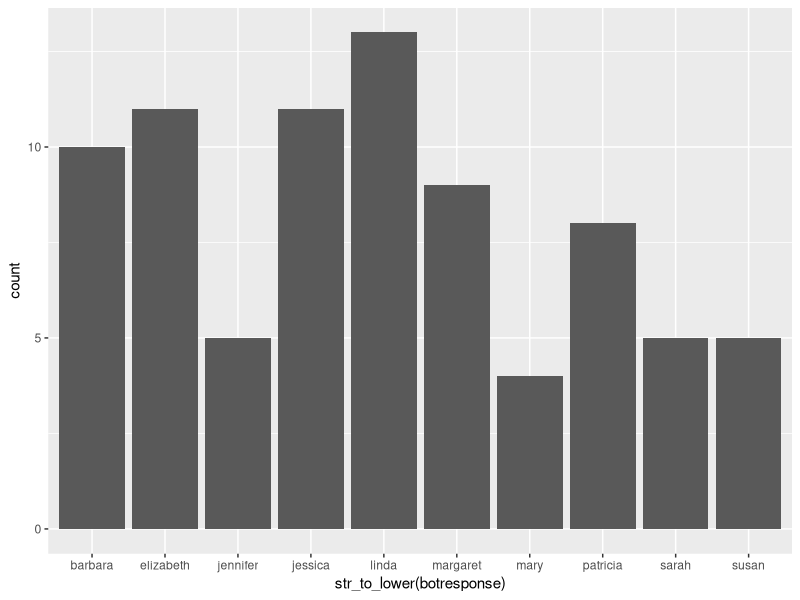
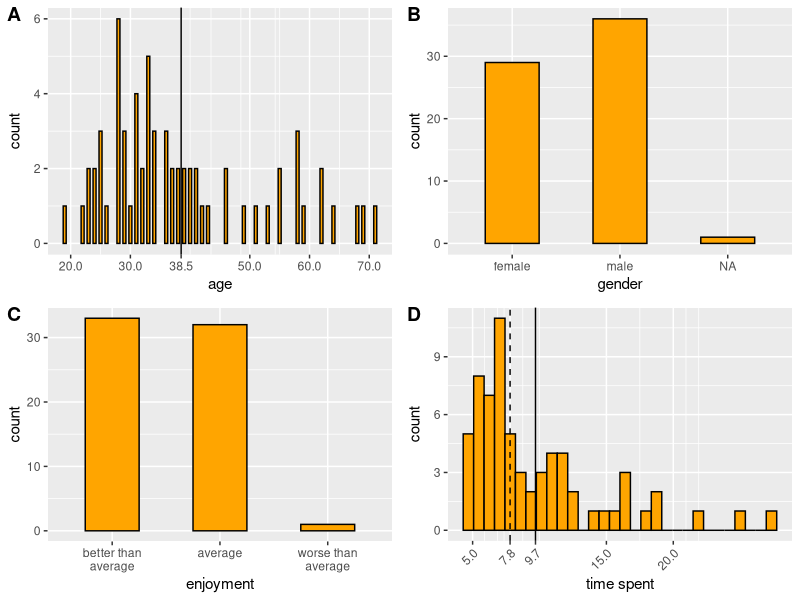
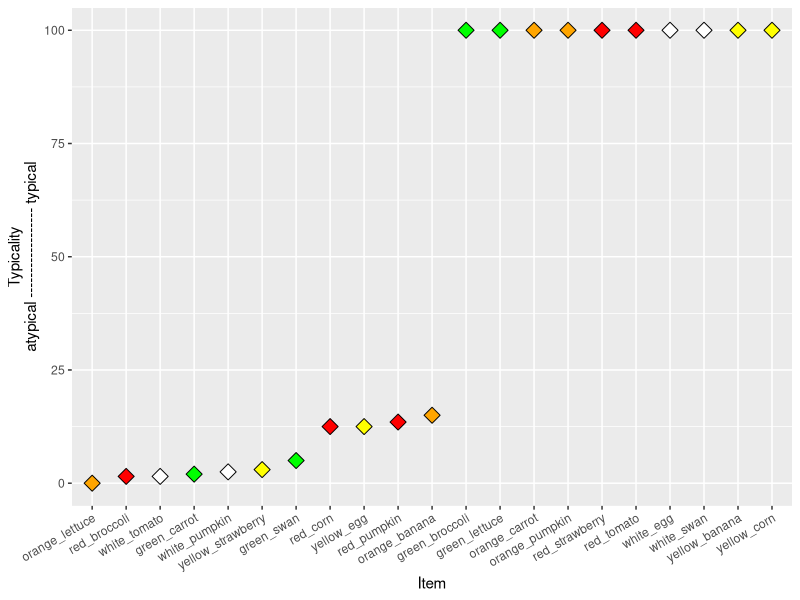
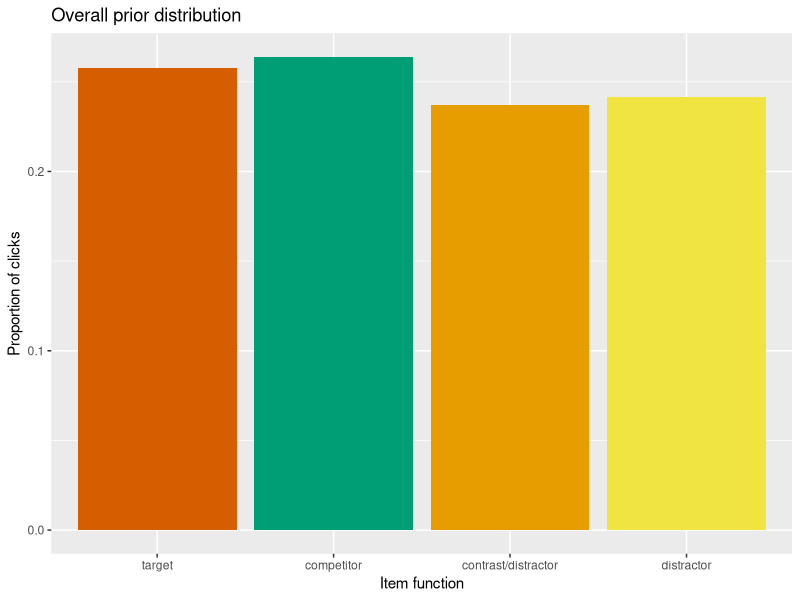
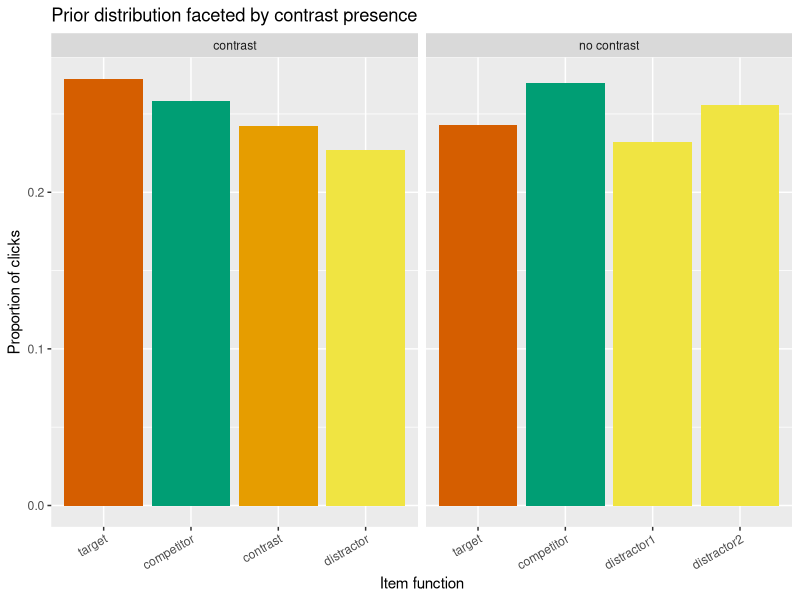
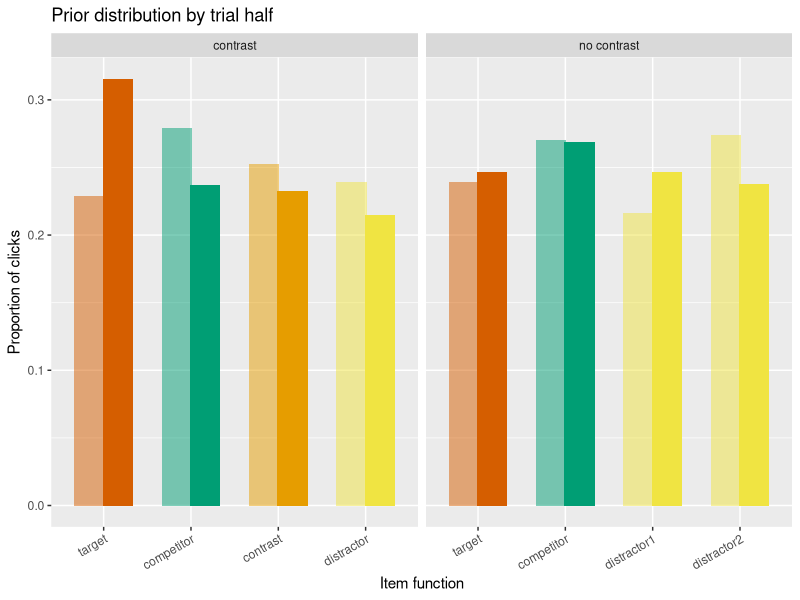
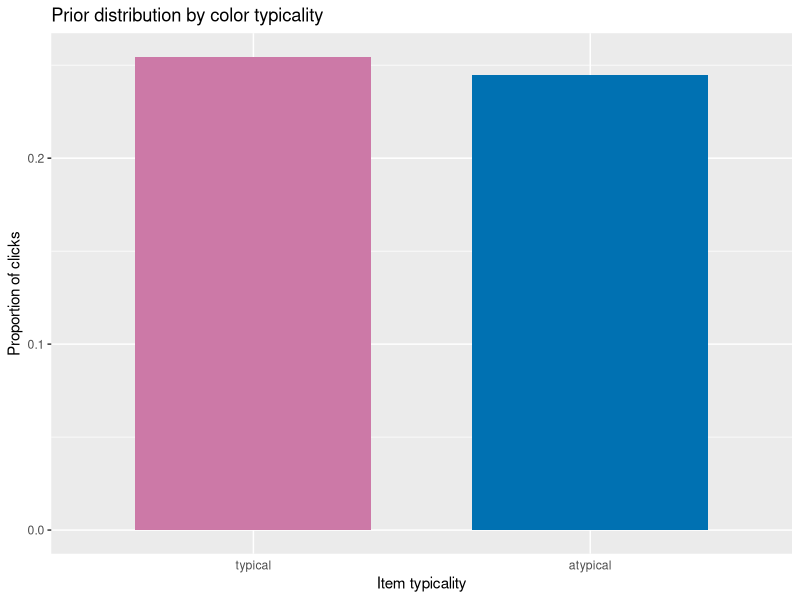
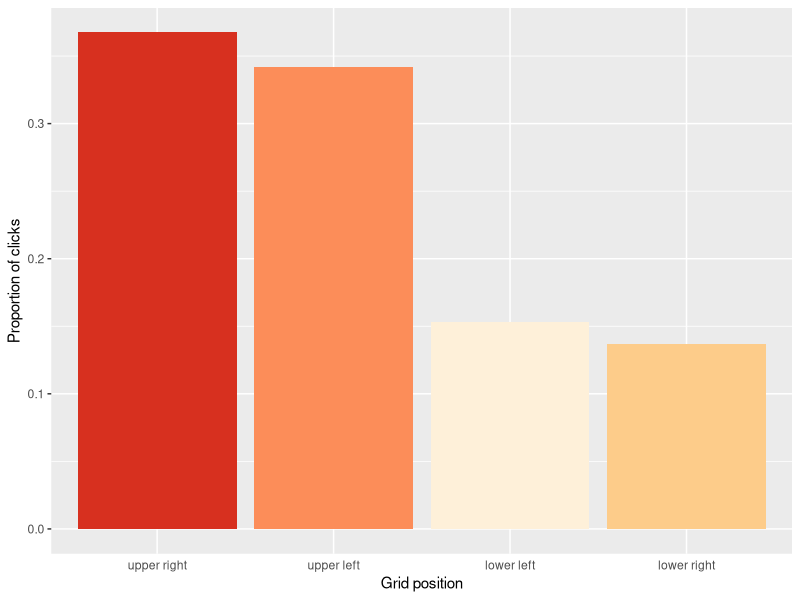

Generate these figures, in order, with R: (Note: this script raises an error after producing the figures.)
## ---- chunk 1
knitr::opts_chunk$set(echo = TRUE)
## ---- chunk 2
library(cowplot)
library(plyr)
library(tidyverse)
library(here)

df_import = read_csv(here("data","03_comprehension","02_main","01_IDT","data.csv")) %>%
  # exclude test
  # weird filter property will exclude NAs
  filter(is.na(comments) | !str_detect(comments,"TEST"))
## ---- chunk 3
# check whether everyone entered a response into the textfield and no one cheated over js console
ggplot(distinct(df_import, anon_worker_id, botresponse),aes(x=str_to_lower(botresponse))) +
  geom_histogram(stat="count")
## ---- chunk 4

# to identify multiple submissions
table(df_import$anon_worker_id)
# popular spellings of "english"
engl_spellings = c("english", "englis", "eng", "engilsh", "englsh", "en")

# Exclusions
df_clean = df_import %>% 
  # 80, 4779
  # 1) if hit was reportedly done incorrectly or participant was confused
  filter(HitCorrect==1) %>%
  # 73, 4366
  # 2) if native language is not english
  mutate_at(vars(languages), funs(str_to_lower(.))) %>% 
  mutate_at(vars(languages), funs(ifelse(. %in% engl_spellings, "english", .))) %>%
  filter(languages=="english") %>% 
  # 69, 4130
  # 3) if comments suggest that the hit was done incorrectly
  # 4) if too many erroneous responses
  filter(anon_worker_id!="688591774563327" & anon_worker_id!="841129639930929") %>%
  # 67, 4012
  # 5) if hit was done multiple times by a worker
  filter(anon_worker_id!="886492649205797")
  # 66, 3894

# number of participants before exclusion (80)
length(unique(df_import$anon_worker_id))
# number of participants after exclusion (66)
length(unique(df_clean$anon_worker_id))

# 33 participants per condition remain
table(df_clean$betwsubj)/59
## ---- chunk 5
# create main df
df = df_clean %>%
  select(-startDate,-botresponse,-HitCorrect)
## ---- chunk 6

df_subj = df %>% 
  select(age,gender,enjoyment,timeSpent,anon_worker_id) %>% 
  distinct() %>% 
  mutate_at(vars(age), funs(as.integer(.))) %>% 
  mutate_at(vars(enjoyment), 
            funs(case_when(
              .==0 ~ "worse than\naverage",
              .==1 ~ "average",
              .==2 ~ "better than\naverage",
              TRUE ~ "NA"
            ))) %>% 
  mutate_at(vars(enjoyment), funs(fct_relevel(.,"better than\naverage", "average", "worse than\naverage")))

mean_age = round(mean(df_subj$age),digits = 1)
p_age = ggplot(df_subj,aes(x=age)) +
  geom_bar(width = .5,
           fill = "orange",
           color = "black") +
  geom_vline(xintercept= mean_age) +
  scale_x_continuous(breaks=c(20,30,50,60,70,mean_age))

p_gen = ggplot(df_subj,aes(x=gender)) +
  geom_bar(width = .5,
           fill = "orange",
           color = "black")

p_enj = ggplot(df_subj,aes(x=enjoyment)) +
  geom_bar(width = .5,
           fill = "orange",
           color = "black")

mean_time = round(mean(df_subj$timeSpent), digits = 1)
median_time = round(median(df_subj$timeSpent), digits = 1)
p_time = ggplot(df_subj,aes(x=timeSpent)) +
  geom_histogram(fill = "orange",
           color = "black") +
  geom_vline(xintercept=mean_time) +
  geom_vline(xintercept=median_time,linetype="dashed") +
  scale_x_continuous(breaks=c(median_time,mean_time,floor(5),floor(15),floor(20))) +
  xlab("time spent") +
  theme(axis.text.x = element_text(angle = 45, hjust = 1))

plot_grid(p_age, p_gen, p_enj, p_time, labels = "AUTO", ncol = 2, align = 'v')

## ---- chunk 7
# this palette is color blind friendly

target_color = "#d55e00" # red
comp_color = "#009e74" # blueish green
contrast_color = "#e69d00" # orange
distractor_2_color = "#f0e442" # yellow; always present
distractor_1_color = "#f0e442" # yellow; encoded as contrast

typical_color = "#cc79a7" # purple
atypical_color = "#0071b2" # blue

pos1_color = "#fef0d9"
pos2_color = "#fdcc8a"
pos3_color = "#fc8d59"
pos4_color = "#d7301f"


## ---- chunk 8

typ_data = read_csv(here("data","01_norming","02_main","typicality_data.csv")) %>% 
  filter(!(col_type=="green_corn" | col_type=="white_carrot" | type=="snowman")) %>% 
  mutate(bin_typ=ifelse(typicality>50,"typical","atypical"))

ggplot(typ_data, aes(x=reorder(col_type,typicality), y=typicality, fill=color)) +
  geom_point(size=4,
             color="black",
             shape=23) +
  scale_fill_identity() +
  theme(axis.text.x = element_text(angle = 30, hjust = 1)) +
  xlab("Item") +
  ylab("Typicality\natypical ------------------ typical")

typ_data_short = typ_data %>% 
  select(col_type, typicality)
## ---- chunk 9

df_main_unique = df %>% 
  # select main trials
  filter(trial_type == "critical" | trial_type == "filler") %>% 
  # select columns relevant for main trials
  select(trial_type,refObject,context_id,condition,utterance,utterance_cat,
         target,comp,contrast,distractor,pos1,pos2,pos3,pos4,
         selectedItem_prior,selectedItem1,selectedItem2,
         reaction_time_prior,reaction_time1,reaction_time2,
         anon_worker_id,trial_number) %>% 
  # encode which contexts have a contrast
  mutate(contrast_present = str_detect(condition,"p")) %>% 
  # split data into trial halves per participants
  mutate(trial_half = ifelse(trial_number < max(trial_number)/2, "first half", "second half")) %>% 
  # import typicality
  left_join(typ_data_short, by=c("target"="col_type")) %>% 
  rename(target_typ=typicality) %>%
  left_join(typ_data_short, by=c("comp"="col_type")) %>% 
  rename(comp_typ=typicality) %>%
  left_join(typ_data_short, by=c("contrast"="col_type")) %>% 
  rename(contrast_typ=typicality) %>%
  left_join(typ_data_short, by=c("distractor"="col_type")) %>% 
  rename(distractor_typ=typicality) %>%
  # binary typicality
  mutate(target_typ_bin = ifelse(target_typ > 50, "typical", "atypical")) %>% 
  mutate(comp_typ_bin = ifelse(comp_typ > 50, "typical", "atypical")) %>% 
  mutate(contrast_typ_bin = ifelse(contrast_typ > 50, "typical", "atypical")) %>% 
  mutate(distractor_typ_bin = ifelse(distractor_typ > 50, "typical", "atypical")) %>% 
  # reformat df 
  gather(timeStep_selec,selectedItem,selectedItem_prior,selectedItem1,selectedItem2) %>%
  # remove selectedItem2 rows when referring expression was unmodified
  # because this is always NaN
  filter(!(timeStep_selec == "selectedItem2" & utterance_cat == "unmodified")) %>% 
  # if there were multiple selections (which are separated by commas),
  # select the last one
  mutate(lastSelectedItem = sapply(str_split(selectedItem,","),tail,1)) %>% 
  # mark the ones that had multiple selections
  mutate(mult_selec = str_detect(selectedItem, ",")) %>% 
  # encode the clicked type of the object
  mutate(clickedType = case_when(
    lastSelectedItem == target ~ "target",
    lastSelectedItem == comp ~ "comp",
    lastSelectedItem == contrast  ~ "contrast/distractor",
    lastSelectedItem == distractor ~ "distractor",
    TRUE ~ "other"
  ))

df_main_prop = df_main_unique %>% 
  # for calculation of proportion and CIs, duplicate each trial such that each row 
  # represents an object the participant could have clicked on (4 rows for the 4 objects)
  slice(rep(1:n(), each = 4)) %>%
  # each row receives now one out of the 4 objects labels, 
  # such that the 4 rows for this trial are identical except for this label
  mutate(obj_in_display = rep_len(c("target", "comp", "contrast/distractor", "distractor"), 
                                  length.out=n())) %>% 
  # create a one-hot vector that is 1 for the object that was actually clicked on
  mutate(clicked = ifelse(clickedType==obj_in_display,1,0)) %>% 
  # order them according to relevance for later plotting
  mutate_at(vars(obj_in_display, clickedType), 
            funs(factor(., levels=c("target", "comp", 
                                    "contrast/distractor", "distractor")))) %>% 
  # add column with informative contrast/distractor label and order it
  mutate_at(vars(obj_in_display), funs(as.character(.))) %>%
  mutate(obj_in_display_diff = case_when(
              (contrast_present & obj_in_display == "contrast/distractor") ~ "contrast",
              (!contrast_present & obj_in_display == "contrast/distractor") ~ "distractor1",
              (!contrast_present & obj_in_display == "distractor") ~ "distractor2",
              TRUE ~ obj_in_display)) %>%
  mutate_at(vars(obj_in_display_diff),
            funs(factor(., levels=c("target", "comp", "contrast",
                                    "distractor1", "distractor", "distractor2")))) %>% 
  mutate_at(vars(obj_in_display),
            funs(factor(., levels=c("target", "comp", "contrast/distractor", "distractor"))))

## ---- chunk 10

# use all main contexts -- critical and filler
df_prior_wfillers = df_main_prop %>%
  filter(timeStep_selec == "selectedItem_prior")

df_prior_wfillers_unique = df_main_unique %>%
  filter(timeStep_selec == "selectedItem_prior")

## ---- chunk 11

ggplot(df_prior_wfillers, aes(x=obj_in_display, y=clicked, fill=obj_in_display)) +
  stat_summary(fun.y = "mean", 
               geom = "bar") +
  stat_summary(fun.data = "mean_cl_boot",
               geom = "errorbar",
               color = "black",
               size = .3,
               width = 0.3) +
  # theme(axis.text.x = element_text(angle = 30, hjust = 1)) +
  theme(legend.position = "none") +
  scale_fill_manual(values=c(target_color, comp_color, 
                             contrast_color, distractor_2_color)) +
  scale_x_discrete(labels=c("comp"="competitor")) +
  xlab("Item function") +
  ylab("Proportion of clicks") +
  ggtitle("Overall prior distribution")
  

# # Split by trial half
# # there is a slight hierarchy then, namely target, comp, contr/dist, dist
# ggplot(df_prior_wfillers, aes(x=obj_in_display, y=clicked, fill=obj_in_display)) +
#   facet_wrap(vars(trial_half)) +
#   stat_summary(fun.y = "mean",
#                geom = "bar") +
#   stat_summary(fun.data = "mean_cl_boot",
#                geom = "errorbar",
#                color = "black",
#                size = .3,
#                width = 0.3) +
#   theme(axis.text.x = element_text(angle = 30, hjust = 1)) +
#   theme(legend.position = "none") +
#   ggtitle("Overall prior distribution, split by trial half")

## ---- chunk 12
df_prior_wf_contrast = df_prior_wfillers %>%
  mutate_at(vars(contrast_present), 
            funs(ifelse(contrast_present, "contrast", "no contrast")))

# Do the prior distributions of clicks change dependent on contrast presence?
df_prior_wf_contrast %>% 
  ggplot(., aes(x=obj_in_display_diff, y=clicked, fill=obj_in_display_diff)) +
    facet_wrap(vars(contrast_present), scales = "free_x") +
    stat_summary(fun.y = "mean", 
                 geom = "bar") +
    stat_summary(fun.data = "mean_cl_boot",
                 geom = "errorbar",
                 color = "black",
                 size = .3,
                 width = 0.3) +
    theme(axis.text.x = element_text(angle = 30, hjust = 1)) +
    theme(legend.position = "none") +
    scale_fill_manual(values=c(target_color, comp_color, 
                               contrast_color, distractor_1_color, 
                               distractor_2_color, distractor_2_color)) +
    scale_x_discrete(labels=c("comp"="competitor")) +
    xlab("Item function") +
    ylab("Proportion of clicks") +
    ggtitle("Prior distribution faceted by contrast presence")

# If a contrast is NOT present, do the prior distributions change between the first and 
# second half of the experiment?
ggplot(df_prior_wf_contrast, aes(x=obj_in_display_diff, y=clicked, fill=obj_in_display_diff, alpha=trial_half)) +
  facet_wrap(vars(contrast_present), scales = "free_x") +
  stat_summary(fun.y = "mean", 
               geom = "bar",
               width = 0.7,
               position = position_dodge(width=0.65)) +
  stat_summary(fun.data = "mean_cl_boot",
               geom = "errorbar",
               color = "black",
               size = .3,
               width = 0.3,
               position = position_dodge(width=0.65)) +
  theme(axis.text.x = element_text(angle = 30, hjust = 1)) +
  theme(legend.position = "none") +
  scale_alpha_manual(values=c(0.5, 1)) +
  scale_fill_manual(values=c(target_color, comp_color, 
                               contrast_color, distractor_1_color, 
                               distractor_2_color, distractor_2_color)) +
  scale_x_discrete(labels=c("comp"="competitor")) +
  xlab("Item function") +
  ylab("Proportion of clicks") +
  ggtitle("Prior distribution by trial half")
## ---- chunk 13

df_prior_wf_typicality = df_prior_wfillers %>% 
  mutate(obj_in_display_typ = case_when(
    obj_in_display == "target" ~ target_typ_bin,
    obj_in_display == "comp" ~ comp_typ_bin,
    obj_in_display == "contrast/distractor" ~ contrast_typ_bin,
    TRUE ~ distractor_typ_bin
  )) %>% 
  mutate_at(vars(obj_in_display_typ), funs(factor(., levels=c("typical", "atypical"))))

ggplot(df_prior_wf_typicality, aes(x=obj_in_display_typ, y=clicked, fill=obj_in_display_typ)) +
  stat_summary(fun.y = "mean", 
               geom = "bar",
               width = 0.7) +
  stat_summary(fun.data = "mean_cl_boot",
               geom = "errorbar",
               color = "black",
               size = .3,
               width = 0.2) +
  theme(legend.position = "none",
        axis.ticks.x = element_blank()) +
  scale_fill_manual(values=c(typical_color, atypical_color)) +
  xlab("Item typicality") +
  ylab("Proportion of clicks") +
  ggtitle("Prior distribution by color typicality")

## ---- chunk 14
df_prior_wfillers_pos = df_prior_wfillers %>%
  mutate_at(vars(pos1,pos2,pos3,pos4), funs(ifelse(. == "contrast", "contrast/distractor", .))) %>% 
  mutate(clicked_obj_pos = case_when(
    obj_in_display == pos1 ~ "upper left",
    obj_in_display == pos2 ~ "upper right",
    obj_in_display == pos3 ~ "lower left",
    obj_in_display == pos4 ~ "lower right",
    TRUE ~ "other"
  ))

ggplot(df_prior_wfillers_pos, aes(x=reorder(clicked_obj_pos, -clicked), y=clicked, fill=clicked_obj_pos)) +
  stat_summary(fun.y = "mean", 
               geom = "bar") +
  stat_summary(fun.data = "mean_cl_boot",
               geom = "errorbar",
               color = "black",
               size = .3,
               width = 0.3) +
  # theme(axis.text.x = element_text(angle = 30, hjust = 1)) +
  theme(legend.position = "none",
        axis.ticks.x = element_blank()) +
  scale_fill_manual(values=c(pos1_color, pos2_color, 
                             pos3_color, pos4_color)) +
  scale_x_discrete(labels=c("comp"="competitor")) +
  xlab("Grid position") +
  ylab("Proportion of clicks")
## ---- chunk 15

# total occurrences range between 623 (white pumpkin) and 825 (red strawberry)
df_byitemprior = df_prior_wfillers_unique %>%
  # filter(condition=="aan") %>% 
  select(clickedType, target, comp, contrast, distractor) %>% 
  gather(obj_fct, item, -clickedType) %>% 
  mutate_at(vars(clickedType), funs(str_replace_all(., "contrast/distractor", "contrast"))) %>% 
  mutate(clicked = ifelse(clickedType == obj_fct, 1, 0)) %>% 
  left_join(typ_data, by=c("item"="col_type"))

ggplot(df_byitemprior, aes(x=reorder(item, clicked), y=clicked, fill=typicality)) +
  stat_summary(fun.y = "mean", 
               geom = "bar") +
  stat_summary(fun.data = "mean_cl_boot",
               geom = "errorbar",
               color = "black",
               size = .3,
               width = 0.3) +
  theme(axis.text.x = element_text(angle=40, hjust=1)) +
  geom_hline(yintercept=1/4, linetype="dashed", color="grey") +
  xlab("Item") +
  ylab("Proportion of clicks") +
  labs(fill="Typicality")

# # This plot shows the difference between items of the same typicality and color. 
# # They are generally very close, with the exception of the green carrot and green swan. 
# ggplot(df_byitemprior, aes(x=reorder(item, clicked), y=clicked, fill=color)) +
#   stat_summary(fun.y = "mean",
#                geom = "bar",
#                color = "black") +
#   stat_summary(fun.data = "mean_cl_boot",
#                geom = "errorbar",
#                color = "black",
#                size = .3,
#                width = 0.3) +
#   facet_wrap(vars(bin_typ), scales = "free_x") +
#   theme(axis.text.x = element_text(angle = 30, hjust = 1)) +
#   scale_fill_identity()

## ---- chunk 16

df_adj = df_main_prop %>%
  filter(timeStep_selec == "selectedItem1",
         trial_type == "critical")

df_prior_vs_adj = df_main_prop %>% 
  filter(timeStep_selec == "selectedItem_prior" | timeStep_selec == "selectedItem1",
         trial_type == "critical")

df_adj_unique = df_main_unique %>%
  filter(timeStep_selec == "selectedItem1",
         trial_type == "critical")

df_prior_vs_adj_unique = df_main_unique %>% 
  filter(timeStep_selec == "selectedItem_prior" | timeStep_selec == "selectedItem1",
         trial_type == "critical")

## ---- chunk 17

# number of wrong selections
df_adj %>% 
  mutate(error = ifelse(clicked & (clickedType == "contrast/distractor" | clickedType == "distractor"), 1, 0)) %>%
  mutate(error_rate = sum(error)/n()) %>% 
  select(error_rate) %>% 
  distinct()

ggplot(df_prior_vs_adj, aes(x=obj_in_display, y=clicked, fill=obj_in_display, alpha=timeStep_selec)) +
  stat_summary(fun.y = "mean", 
               geom = "bar",
               width = 0.7,
               position = position_dodge(width = 0.65)) +
  stat_summary(fun.data = "mean_cl_boot",
               geom = "errorbar",
               color = "black",
               position = position_dodge(width = 0.65),
               size = .3,
               width = 0.3) +
  theme(legend.position = "none") +
  scale_alpha_manual(values=c(0.5, 1)) +
  scale_fill_manual(values=c(target_color, comp_color, 
                               contrast_color, distractor_1_color, 
                               distractor_2_color, distractor_2_color)) +
  scale_x_discrete(labels=c("comp"="competitor")) +
  xlab("Item function") +
  ylab("Proportion of clicks")

## ---- chunk 18
df_ttp_ttn = df_prior_vs_adj %>% 
  filter(condition == "ttp" | condition == "ttn") %>% 
  mutate(condition_label = ifelse(condition=="ttn", "typical target & competitor\nno contrast", "typical target & competitor\ncontrast")) %>% 
  mutate_at(vars(condition_label), funs(factor(., levels = c("typical target & competitor\nno contrast", "typical target & competitor\ncontrast"))))

# after adjective distribution
ggplot(df_ttp_ttn, aes(x=obj_in_display_diff, y=clicked, fill=obj_in_display_diff, alpha=timeStep_selec)) +
  facet_wrap(vars(condition_label), scales = "free_x") +
  stat_summary(fun.y = "mean", 
               geom = "bar",
               width = 0.7,
               position = position_dodge(width = 0.65)) +
  stat_summary(fun.data = "mean_cl_boot",
               geom = "errorbar",
               color = "black",
               position = position_dodge(width = 0.65),
               size = .3,
               width = 0.3) +
  theme(legend.position = "none") +
  theme(axis.text.x = element_text(angle = 30, hjust = 1)) +
  scale_alpha_manual(values=c(0.4, 1)) +
  scale_fill_manual(values=c(target_color, comp_color, 
                               contrast_color, distractor_1_color, 
                               distractor_2_color, distractor_2_color)) +
  scale_x_discrete(labels=c("comp"="competitor")) +
  xlab("Item function") +
  ylab("Proportion of clicks")

## ---- chunk 19
df_aap_aan = df_prior_vs_adj %>% 
  filter(condition == "aap" | condition == "aan") %>% 
  mutate(condition_label = ifelse(condition=="aan", "atypical target & competitor\nno contrast", "atypical target & competitor\ncontrast")) %>% 
  mutate_at(vars(condition_label), funs(factor(., levels = c("atypical target & competitor\nno contrast", "atypical target & competitor\ncontrast"))))

# after adjective distribution
ggplot(df_aap_aan, aes(x=obj_in_display_diff, y=clicked, fill=obj_in_display_diff, alpha=timeStep_selec)) +
  facet_wrap(vars(condition_label), scales = "free_x") +
  stat_summary(fun.y = "mean", 
               geom = "bar",
               width = 0.7,
               position = position_dodge(width = 0.65)) +
  stat_summary(fun.data = "mean_cl_boot",
               geom = "errorbar",
               color = "black",
               position = position_dodge(width = 0.65),
               size = .3,
               width = 0.3) +
  theme(legend.position = "none") +
  theme(axis.text.x = element_text(angle = 30, hjust = 1)) +
  scale_alpha_manual(values=c(0.4, 1)) +
  scale_fill_manual(values=c(target_color, comp_color, 
                               contrast_color, distractor_1_color, 
                               distractor_2_color, distractor_2_color)) +
  scale_x_discrete(labels=c("comp"="competitor")) +
  xlab("Item function") +
  ylab("Proportion of clicks")


## ---- chunk 20
df_atp_tan = df_prior_vs_adj %>% 
  filter(condition == "atp" | condition == "tan") %>% 
  mutate(condition_label = ifelse(condition=="tan", "typical target & atypical competitor\nno contrast", "atypical target & typical competitor\ncontrast")) %>% 
  mutate_at(vars(condition_label), funs(factor(., levels = c("typical target & atypical competitor\nno contrast", "atypical target & typical competitor\ncontrast"))))


ggplot(df_atp_tan, aes(x=obj_in_display_diff, y=clicked, fill=obj_in_display_diff, alpha=timeStep_selec)) +
  facet_wrap(vars(condition_label), scales = "free_x") +
  stat_summary(fun.y = "mean", 
               geom = "bar",
               width = 0.7,
               position = position_dodge(width = 0.65)) +
  stat_summary(fun.data = "mean_cl_boot",
               geom = "errorbar",
               color = "black",
               position = position_dodge(width = 0.65),
               size = .3,
               width = 0.3) +
  theme(legend.position = "none") +
  theme(axis.text.x = element_text(angle = 30, hjust = 1)) +
  scale_alpha_manual(values=c(0.4, 1)) +
  scale_fill_manual(values=c(target_color, comp_color, 
                               contrast_color, distractor_1_color, 
                               distractor_2_color, distractor_2_color)) +
  scale_x_discrete(labels=c("comp"="competitor")) +
  xlab("Item function") +
  ylab("Proportion of clicks")

## ---- chunk 21

df_prior_vs_adj %>% 
  filter(contrast_present) %>%  
  ggplot(aes(x=obj_in_display_diff, y=clicked, fill=obj_in_display_diff, alpha=timeStep_selec)) +
    stat_summary(fun.y = "mean", 
               geom = "bar",
               width = 0.7,
               position = position_dodge(width = 0.65)) +
    stat_summary(fun.data = "mean_cl_boot",
                 geom = "errorbar",
                 color = "black",
                 position = position_dodge(width = 0.65),
                 size = .3,
                 width = 0.3) +
    theme(legend.position = "none") +
    scale_alpha_manual(values=c(0.5, 1)) +
    scale_fill_manual(values=c(target_color, comp_color, 
                                 contrast_color, distractor_1_color, 
                                 distractor_2_color, distractor_2_color)) +
    scale_x_discrete(labels=c("comp"="competitor")) +
    xlab("Item function") +
    ylab("Proportion of clicks")

## ---- chunk 22

df_adj_typicality = df_prior_vs_adj %>% 
  mutate(obj_in_display_typ = case_when(
    obj_in_display == "target" ~ target_typ_bin,
    obj_in_display == "comp" ~ comp_typ_bin,
    obj_in_display == "contrast/distractor" ~ contrast_typ_bin,
    TRUE ~ distractor_typ_bin
  )) %>% 
  mutate_at(vars(obj_in_display_typ), funs(factor(., levels=c("typical", "atypical")))) %>% 
  filter(condition == "atp" | condition == "atn" | condition == "tap" | condition == "tan")

ggplot(df_adj_typicality, aes(x=obj_in_display_typ, y=clicked, fill=obj_in_display_typ, alpha=timeStep_selec)) +
  stat_summary(fun.y = "mean", 
               geom = "bar",
               width = 0.7,
               position = position_dodge(width = 0.7)) +
    stat_summary(fun.data = "mean_cl_boot",
                 geom = "errorbar",
                 color = "black",
                 position = position_dodge(width = 0.7),
                 size = .3,
                 width = 0.3) +
    theme(legend.position = "none",
        axis.ticks.x = element_blank()) +
    scale_alpha_manual(values=c(0.5, 1)) +
    scale_fill_manual(values=c(typical_color, atypical_color)) +
    xlab("Item typicality") +
    ylab("Proportion of clicks")

## ---- chunk 23

df_prior_vs_adj %>% 
  filter(condition == "ttp" | condition == "aap") %>% 
  ggplot(aes(x=obj_in_display_diff, y=clicked, fill=obj_in_display_diff, alpha=timeStep_selec)) +
    stat_summary(fun.y = "mean", 
               geom = "bar",
               width = 0.7,
               position = position_dodge(width = 0.65)) +
    stat_summary(fun.data = "mean_cl_boot",
                 geom = "errorbar",
                 color = "black",
                 position = position_dodge(width = 0.65),
                 size = .3,
                 width = 0.3) +
    theme(legend.position = "none") +
    scale_alpha_manual(values=c(0.5, 1)) +
    scale_fill_manual(values=c(target_color, comp_color, 
                                 contrast_color, distractor_1_color, 
                                 distractor_2_color, distractor_2_color)) +
    scale_x_discrete(labels=c("comp"="competitor")) +
    xlab("Item function") +
    ylab("Proportion of clicks")

## ---- chunk 24

df_adj_typicality = df_prior_vs_adj %>% 
  mutate(obj_in_display_typ = case_when(
    obj_in_display == "target" ~ target_typ_bin,
    obj_in_display == "comp" ~ comp_typ_bin,
    obj_in_display == "contrast/distractor" ~ contrast_typ_bin,
    TRUE ~ distractor_typ_bin
  )) %>% 
  mutate_at(vars(obj_in_display_typ), funs(factor(., levels=c("typical", "atypical")))) %>% 
  filter(condition == "atn" | condition == "tan")

ggplot(df_adj_typicality, aes(x=obj_in_display_typ, y=clicked, fill=obj_in_display_typ, alpha=timeStep_selec)) +
  stat_summary(fun.y = "mean", 
               geom = "bar",
               width = 0.7,
               position = position_dodge(width = 0.7)) +
    stat_summary(fun.data = "mean_cl_boot",
                 geom = "errorbar",
                 color = "black",
                 position = position_dodge(width = 0.7),
                 size = .3,
                 width = 0.3) +
    theme(legend.position = "none",
        axis.ticks.x = element_blank()) +
    scale_alpha_manual(values=c(0.5, 1)) +
    scale_fill_manual(values=c(typical_color, atypical_color)) +
    xlab("Item typicality") +
    ylab("Proportion of clicks")

## ---- chunk 25

df_adj_conditions = df_prior_vs_adj %>% 
  mutate(condition_lvl = case_when(
    condition == "atp" ~ str_c("level 1:", condition, sep=" "),
    (condition == "atn" | condition == "ttp" | condition == "aap") ~ str_c("level 2:", condition, sep=" "),
    (condition == "tap" | condition == "ttn" | condition == "aan") ~ str_c("level 3:", condition, sep=" "),
    TRUE ~ str_c("level 4:", condition, sep=" ")
  ))

ggplot(df_adj_conditions, aes(x=obj_in_display_diff, y=clicked, fill=obj_in_display_diff, alpha=timeStep_selec)) +
  facet_wrap(~condition_lvl, scales = "free_x", nrow=2) +
  stat_summary(fun.y = "mean", 
               geom = "bar",
               width = 0.7,
               position = position_dodge(width = 0.65)) +
  stat_summary(fun.data = "mean_cl_boot",
               geom = "errorbar",
               color = "black",
               position = position_dodge(width = 0.65),
               size = .3,
               width = 0.3) +
  theme(legend.position = "none") +
  scale_alpha_manual(values=c(0.5, 1)) +
  scale_fill_manual(values=c(target_color, comp_color, 
                               contrast_color, distractor_1_color, 
                               distractor_2_color, distractor_2_color)) +
  scale_x_discrete(labels=c("comp"="competitor")) +
  theme(axis.text.x = element_text(angle = 30, hjust = 1)) +
  xlab("Item function") +
  ylab("Proportion of clicks")

df_adj_conditions %>% 
  filter(clickedType=="target" | clickedType=="comp") %>% 
  filter(obj_in_display_diff=="target") %>%
  # filter(obj_in_display=="target" | obj_in_display=="comp") %>% 
  ggplot(., aes(x=obj_in_display_diff, y=clicked, alpha=timeStep_selec)) +
    facet_wrap(vars(condition_lvl), nrow = 2) +
    stat_summary(fun.y = "mean", 
                 geom = "bar",
                 width = 0.7,
                 position = position_dodge(width = 0.65),
                 fill = target_color) +
    stat_summary(fun.data = "mean_cl_boot",
                 geom = "errorbar",
                 color = "black",
                 position = position_dodge(width = 0.65),
                 size = .3,
                 width = 0.3) +
    theme(legend.position = "none",
          axis.ticks.x = element_blank()) +
    scale_alpha_manual(values=c(0.5, 1)) +
    scale_x_discrete(labels=c("comp"="competitor")) +
    xlab("Item function") +
    ylab("Proportion of clicks")

## ---- chunk 26
significance = model_prereg %>% 
  as_tibble() %>% 
  select("b_Intercept", "b_c_contrast", "b_c_target_typ_bin", "b_c_comp_typ_bin", "b_c_contrast.c_target_typ_bin", "b_c_contrast.c_comp_typ_bin", "b_c_target_typ_bin.c_comp_typ_bin", "b_c_contrast.c_target_typ_bin.c_comp_typ_bin") %>% 
  posterior_samples() %>% 
  gather("variable", "value") %>%
  mutate_at(vars(variable), funs(factor(., levels = c("b_Intercept", "b_c_contrast", "b_c_target_typ_bin", "b_c_comp_typ_bin", "b_c_contrast.c_target_typ_bin", "b_c_contrast.c_comp_typ_bin", "b_c_target_typ_bin.c_comp_typ_bin", "b_c_contrast.c_target_typ_bin.c_comp_typ_bin")))) %>%
  ggplot(data = .,
         mapping = aes(y = variable, x = value)) +
  geom_halfeyeh()

significance

predictor_correlations = model_prereg %>% 
  as_tibble() %>% 
  select("b_Intercept", "b_c_contrast", "b_c_target_typ_bin", "b_c_comp_typ_bin", "b_c_contrast.c_target_typ_bin", "b_c_contrast.c_comp_typ_bin", "b_c_target_typ_bin.c_comp_typ_bin", "b_c_contrast.c_target_typ_bin.c_comp_typ_bin") %>% 
  posterior_samples() %>%  
  ggpairs(lower = list(continuous = wrap("points", alpha = 0.03)),
          upper = list(continuous = wrap("cor", size = 6))) + 
  theme(panel.grid.major = element_blank(),
        text = element_text(size = 12))

predictor_correlations

pp_check(model_prereg, nsamples = 100)

# marginal_effects(model_prereg)
## ---- chunk 27

df_byitemadj = df_adj %>%
  filter(trial_type=="critical",
         clickedType=="target" | clickedType=="comp") %>% 
  # filter(condition=="aan") %>%
  select(clickedType, target, comp, contrast, distractor, anon_worker_id, trial_number) %>% 
  distinct() %>% 
  gather(obj_fct, item, target, comp, contrast, distractor) %>% 
  mutate(clicked = ifelse(clickedType == obj_fct, 1, 0)) %>% 
  left_join(typ_data, by=c("item"="col_type")) %>% 
  mutate(bin_typ=ifelse(typicality>50,"typical","atypical"))

ggplot(df_byitemadj, aes(x=reorder(item, clicked), y=clicked, fill=typicality)) +
  stat_summary(fun.y = "mean", 
               geom = "bar") +
  stat_summary(fun.data = "mean_cl_boot",
               geom = "errorbar",
               color = "black",
               size = .3,
               width = 0.3) +
  theme(axis.text.x = element_text(angle=40, hjust=1))

# ggplot(df_byitemadj, aes(x=reorder(item, clicked), y=clicked, fill=color)) +
#   stat_summary(fun.y = "mean", 
#                geom = "bar",
#                color = "black") +
#   stat_summary(fun.data = "mean_cl_boot",
#                geom = "errorbar",
#                color = "black",
#                size = .3,
#                width = 0.3) +
#   facet_wrap(vars(bin_typ), scales = "free_x") +
#   theme(axis.text.x = element_text(angle = 30, hjust = 1)) +
#   scale_fill_identity()
## ---- chunk 28

plot_item_conditions <- function(df, cond) {
  df %>%
    filter(condition==cond) %>%
    ggplot(., aes(x=obj_in_display, y=clicked, fill=obj_in_display)) +
      facet_wrap(vars(target_comp)) +
      stat_summary(fun.y = "mean",
                   geom = "bar") +
      stat_summary(fun.data = "mean_cl_boot",
                   geom = "errorbar",
                   color = "black",
                   size = .3,
                   width = 0.3) +
      theme(axis.text.x = element_text(angle = 30, hjust = 1)) +
      theme(legend.position = "none")
}

plot_item_conditions_abs <- function(df, cond) {
  df %>%
    filter(condition==cond) %>%
    filter(clicked==1) %>% 
    ggplot(., aes(x=obj_in_display, fill=obj_in_display)) +
      facet_wrap(vars(target_comp)) +
      geom_bar(stat="count") +
      theme(axis.text.x = element_text(angle = 30, hjust = 1)) +
      theme(legend.position = "none")
}

df_itemcond = df_adj %>%
  separate(target, c("t_color", "t_type"), sep = "_", remove = FALSE) %>%
  separate(comp, c("c_color", "c_type"), sep = "_", remove = FALSE) %>%
  mutate(target_comp = str_c(t_type, c_type, sep = "-"))

plot_item_conditions(df_itemcond, "aan")
plot_item_conditions_abs(df_itemcond, "aan")

# probability that item clicked would be in upper two grid cells
df_prior_wfillers_pos_aan = df_prior_wfillers %>%
  filter(trial_type=="critical") %>% 
  mutate_at(vars(pos1,pos2,pos3,pos4), funs(ifelse(. == "contrast", "contrast/distractor", .))) %>% 
  filter(condition=="aan") %>% 
  mutate(clicked_obj_pos = case_when(
    obj_in_display == pos1 ~ "upper left",
    obj_in_display == pos2 ~ "upper right",
    obj_in_display == pos3 ~ "lower left",
    obj_in_display == pos4 ~ "lower right",
    TRUE ~ "other"
  ))

ggplot(df_prior_wfillers_pos, aes(x=clicked_obj_pos, y=clicked, fill=clicked_obj_pos)) +
  stat_summary(fun.y = "mean", 
               geom = "bar") +
  stat_summary(fun.data = "mean_cl_boot",
               geom = "errorbar",
               color = "black",
               size = .3,
               width = 0.3) +
  theme(axis.text.x = element_text(angle = 30, hjust = 1)) +
  theme(legend.position = "none")

# probability that target or competitor occurs in upper two grid cells
df_pos_aan = df_prior_wfillers %>%
  filter(trial_type=="critical") %>% 
  mutate(upper_grid = case_when(
    (pos1=="target" & pos2=="comp") | (pos1=="comp" & pos2=="target") ~ "target + comp",
    pos1=="target" | pos2=="target" ~ "target",
    pos1=="comp" | pos2=="comp" ~ "comp",
    TRUE ~ "none"
  )) %>% 
  filter(clicked==1) %>% 
  filter(condition=="aan") %>% 
  select(upper_grid, clickedType, target, trial_half)

ggplot(df_pos_aan, aes(x=upper_grid, fill=clickedType)) +
  geom_bar(stat="count", position = position_dodge(width=0.9))

ggplot(df_pos_aan, aes(x=clickedType, fill=target)) +
  facet_wrap(~trial_half) +
  geom_bar(stat="count", position = position_dodge(width=0.9))

ggplot(df_pos_aan, aes(x=clickedType)) +
  geom_bar(stat="count")

## ---- chunk 29

df_switch = df_main_prop %>% 
  filter(trial_type == "critical",
         !mult_selec,
         timeStep_selec == "selectedItem_prior" | timeStep_selec == "selectedItem1") %>% 
  select(clickedType, timeStep_selec, anon_worker_id, trial_number, target, comp, condition) %>% 
  distinct() %>% 
  spread(timeStep_selec, clickedType) %>% 
  filter((selectedItem_prior == "target" | selectedItem_prior == "comp") & (selectedItem1 == "target" | selectedItem1 == "comp")) %>% 
  mutate(switch = ifelse(selectedItem_prior == selectedItem1, 0, 1)) %>% 
  mutate(switch_ct = factor(str_c(selectedItem_prior, selectedItem1, sep="-"), levels=c("target-target", "comp-comp", "comp-target", "target-comp")))

ggplot(df_switch, aes(x=reorder(condition, switch), y=switch)) +
  # facet_wrap(~switch_ct) +
  stat_summary(fun.y = "mean", 
               geom = "bar") +
  stat_summary(fun.data = "mean_cl_boot",
               geom = "errorbar",
               color = "black",
               size = .3,
               width = 0.3) +
  theme(axis.text.x = element_text(angle=40, hjust=1))

df_switch %>% 
  mutate_at(vars(switch), funs(ifelse(.==0, "no switch", "switch"))) %>% 
  ggplot(., aes(x=switch, fill=switch)) +
    geom_bar() +
    theme(legend.position = "none")

df_switch %>% 
  ggplot(., aes(x=switch_ct)) +
    facet_wrap(~condition, nrow=2) +
    geom_bar() +
    theme(axis.text.x = element_text(angle=40, hjust=1))
## ---- chunk 30

df_nonpostinfel = df_adj
  # filter(condition=="aap" | condition=="aan" | condition=="tap" | condition=="tan")

ggplot(df_nonpostinfel, aes(x=obj_in_display, y=clicked, fill=obj_in_display)) +
  facet_wrap(vars(condition), nrow = 2) +
  stat_summary(fun.y = "mean", 
               geom = "bar") +
  stat_summary(fun.data = "mean_cl_boot",
               geom = "errorbar",
               color = "black",
               size = .3,
               width = 0.3) +
  ylim(0,1) +
  theme(axis.text.x = element_text(angle = 30, hjust = 1)) +
  theme(legend.position = "none")

df_postinfel = df_adj %>%
  select(anon_worker_id,trial_number,condition) %>% 
  filter(trial_number<55 & (condition=="tan" | condition=="ttn")) %>% 
  mutate_at(vars(trial_number), funs(.+1)) %>% 
  select(-condition) %>% 
  distinct() %>% 
  left_join(df_adj, by=c("anon_worker_id", "trial_number")) %>% 
  select(anon_worker_id, trial_number, trial_type, condition, obj_in_display, clicked, pos1, pos2) %>%
  filter(clicked==1) %>% 
  filter(!is.na(trial_type))

ggplot(df_postinfel, aes(x=obj_in_display, y=clicked, fill=obj_in_display)) +
  facet_wrap(vars(condition), nrow = 2) +
  stat_summary(fun.y = "mean", 
               geom = "bar") +
  stat_summary(fun.data = "mean_cl_boot",
               geom = "errorbar",
               color = "black",
               size = .3,
               width = 0.3) +
  ylim(0,1) +
  theme(axis.text.x = element_text(angle = 30, hjust = 1)) +
  theme(legend.position = "none")

## ---- chunk 31

df_noun = df_main_prop %>%
  filter(timeStep_selec == "selectedItem2",
         trial_type == "critical")

## ---- chunk 32

df_rt = df_noun %>% 
  gather(timeStep_rt, rt, reaction_time_prior, reaction_time1, reaction_time2) %>% 
  mutate(rt_shortened = sapply(str_split(rt,","),tail,1)) %>%
  mutate_at(vars(rt_shortened), funs(as.integer(.))) %>% 
  filter(condition == "atp" | condition == "tan")

ggplot(df_rt, aes(x=condition, y=rt_shortened)) + 
  geom_point(alpha=0.5, position="jitter") +
  ylim(0,4000) +
  stat_summary(fun.y = "mean", colour = "red", size = 1, geom = "point") +
  stat_summary(fun.data = "mean_cl_boot", colour = "red", size = 1)

## ---- chunk 33

df_multselec = df_noun %>% 
  filter(clicked & mult_selec)

nrow(df_multselec)
table(df_multselec$condition)

## ---- chunk 34

df_targetpos = df_prior_wfillers %>% 
  filter(clicked==1) %>% 
  gather(position, obj_in_pos, pos1, pos2, pos3, pos4) %>% 
  mutate(target_pos = ifelse(obj_in_pos == "target", 1, 0)) %>% 
  mutate(comp_pos = ifelse(obj_in_pos == "comp", 1, 0))

ggplot(df_targetpos, aes(x=position, y=target_pos, fill=position)) +
  stat_summary(fun.y = "mean", 
               geom = "bar") +
  stat_summary(fun.data = "mean_cl_boot",
               geom = "errorbar",
               color = "black",
               size = .3,
               width = 0.3) +
  theme(axis.text.x = element_text(angle = 30, hjust = 1)) +
  theme(legend.position = "none")

ggplot(df_targetpos, aes(x=position, y=comp_pos, fill=position)) +
  stat_summary(fun.y = "mean", 
               geom = "bar") +
  stat_summary(fun.data = "mean_cl_boot",
               geom = "errorbar",
               color = "black",
               size = .3,
               width = 0.3) +
  theme(axis.text.x = element_text(angle = 30, hjust = 1)) +
  theme(legend.position = "none")

df_comppos_aan = df_prior_wfillers %>% 
  filter(clicked==1,
         trial_type=="critical") %>% 
  gather(position, obj_in_pos, pos1, pos2, pos3, pos4) %>% 
  mutate_at(vars(position), funs(ifelse(.=="pos1" | .=="pos2", "upper", "lower"))) %>% 
  mutate(comp_pos = ifelse(obj_in_pos == "comp", 1, 0)) %>% 
  mutate(target_pos = ifelse(obj_in_pos == "target", 1, 0))

ggplot(df_comppos_aan, aes(x=position, y=comp_pos, fill=position)) +
  facet_wrap(~condition) +
  stat_summary(fun.y = "mean", 
               geom = "bar") +
  stat_summary(fun.data = "mean_cl_boot",
               geom = "errorbar",
               color = "black",
               size = .3,
               width = 0.3) +
  theme(axis.text.x = element_text(angle = 30, hjust = 1)) +
  theme(legend.position = "none")

ggplot(df_comppos_aan, aes(x=position, y=target_pos, fill=position)) +
  facet_wrap(~condition) +
  stat_summary(fun.y = "mean", 
               geom = "bar") +
  stat_summary(fun.data = "mean_cl_boot",
               geom = "errorbar",
               color = "black",
               size = .3,
               width = 0.3) +
  theme(axis.text.x = element_text(angle = 30, hjust = 1)) +
  theme(legend.position = "none")

# df_blub = df_prior_wfillers %>% 
#   filter(clicked==1,
#          trial_type=="critical") %>% 
#   gather(position, obj_in_pos, pos1, pos2, pos3, pos4)

# table(df_blub$position, df_blub$obj_in_pos, df_blub$condition)

df_pos_overview = df_prior_wfillers %>% 
  filter(clicked==1,
         trial_type=="critical") %>% 
  gather(position, obj_in_pos, pos1, pos2, pos3, pos4) %>% 
  mutate(upper_position=ifelse(position=="pos1" | position=="pos2", 1, 0)) %>% 
  mutate_at(vars(obj_in_pos), funs(factor(., levels = c("target", "comp", "contrast", "distractor"))))
  
#plot proportion of being in the upper grid cells for each obj_fct
ggplot(df_pos_overview, aes(x=obj_in_pos, y=upper_position)) +
  facet_wrap(~condition) +
  stat_summary(fun.y = "mean", 
               geom = "bar") +
  stat_summary(fun.data = "mean_cl_boot",
               geom = "errorbar",
               color = "black",
               size = .3,
               width = 0.3) +
  theme(axis.text.x = element_text(angle = 30, hjust = 1)) +
  theme(legend.position = "none")
## ---- chunk 35

df_byitemtargets = df_prior_wfillers %>%
  # filter(condition=="aan") %>% 
  select(refObject, target, comp, contrast, distractor, anon_worker_id, trial_number) %>% 
  distinct() %>% 
  gather(obj_fct, item, target, comp, contrast, distractor) %>% 
  filter(refObject==obj_fct) %>% 
  left_join(typ_data, by=c("item"="col_type"))
  
ggplot(df_byitemtargets, aes(x=reorder(item, typicality), fill=typicality)) +
  geom_bar(stat="count") +
  theme(axis.text.x = element_text(angle = 30, hjust = 1))

## ---- chunk 36

# Multiple selection analysis

df_mult = df_main_prop %>% 
  filter(trial_type=='critical') %>% 
  filter(clicked & mult_selec)

nrow(df_mult)
table(df_mult$timeStep_selec)
table(df_mult$condition)
table(df_mult$trial_half)

# Error analysis

df_error = df_main_prop %>% 
  filter(trial_type=='critical',
         clicked) %>% 
  mutate(adj_error = ifelse(timeStep_selec == "selectedItem1" & (clickedType == "contrast/distractor" | clickedType == "distractor"), T, F)) %>% 
  mutate(noun_error = ifelse(timeStep_selec == "selectedItem2" & clickedType != "target", T, F)) %>% 
  mutate(overall_error = ifelse(adj_error | noun_error, T, F)) %>% 
  filter(overall_error)
  
nrow(df_error)
table(df_error$timeStep_selec)
table(df_error$condition)
table(df_error$trial_half)

## ---- chunk 37

df_practice = df %>% 
  filter(trial_type == "practice") %>% 
  select(condition,utterance,target,comp,contrast,distractor,pos1,pos2,pos3,pos4,anon_worker_id)

## ---- chunk 38

color = "yellow|red|green"

df_mod = df_practice %>% 
  mutate_at(vars(condition),funs(ifelse(. == "contrast_present", T, F))) %>% 
  rename(contrast_present = condition) %>% 
  mutate(modifier_use = str_detect(utterance,color))

# df_mod[!df_mod$modifier_use,c("utterance")]

df_modplot = df_mod %>% 
  group_by(contrast_present) %>% 
  summarize(modProp = sum(modifier_use)/n())

ggplot(df_modplot, aes(x=contrast_present, y=modProp)) +
  geom_col()
